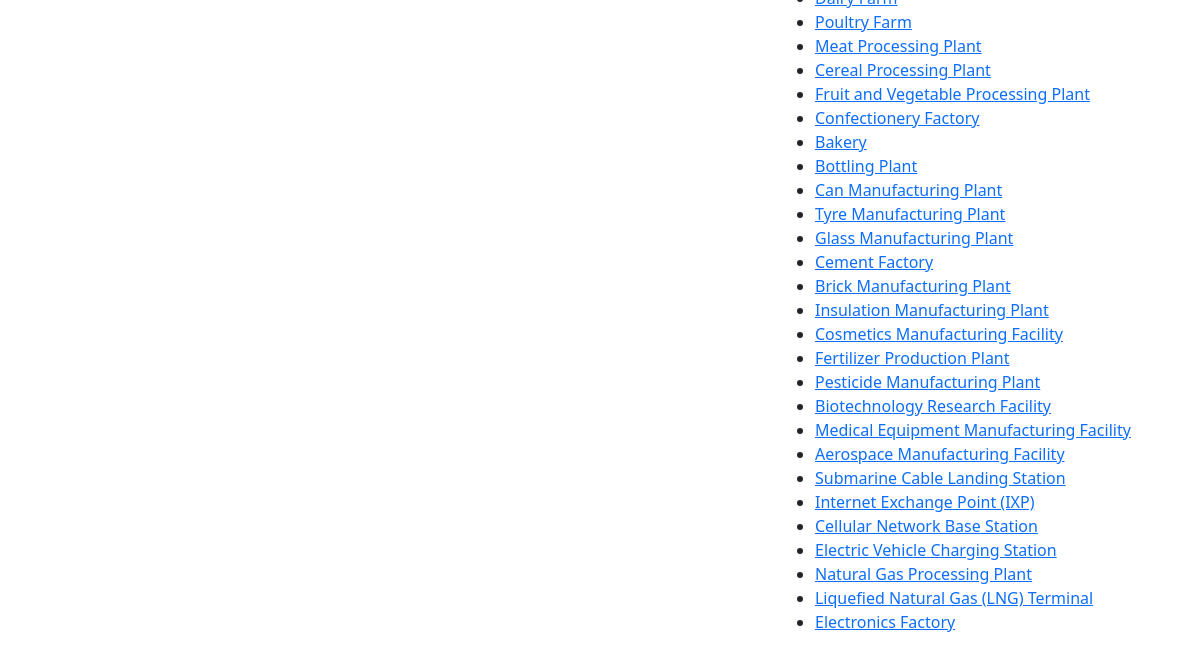
Before: /OTRisk/add_walkthrough/ (lower part) with the older database file.
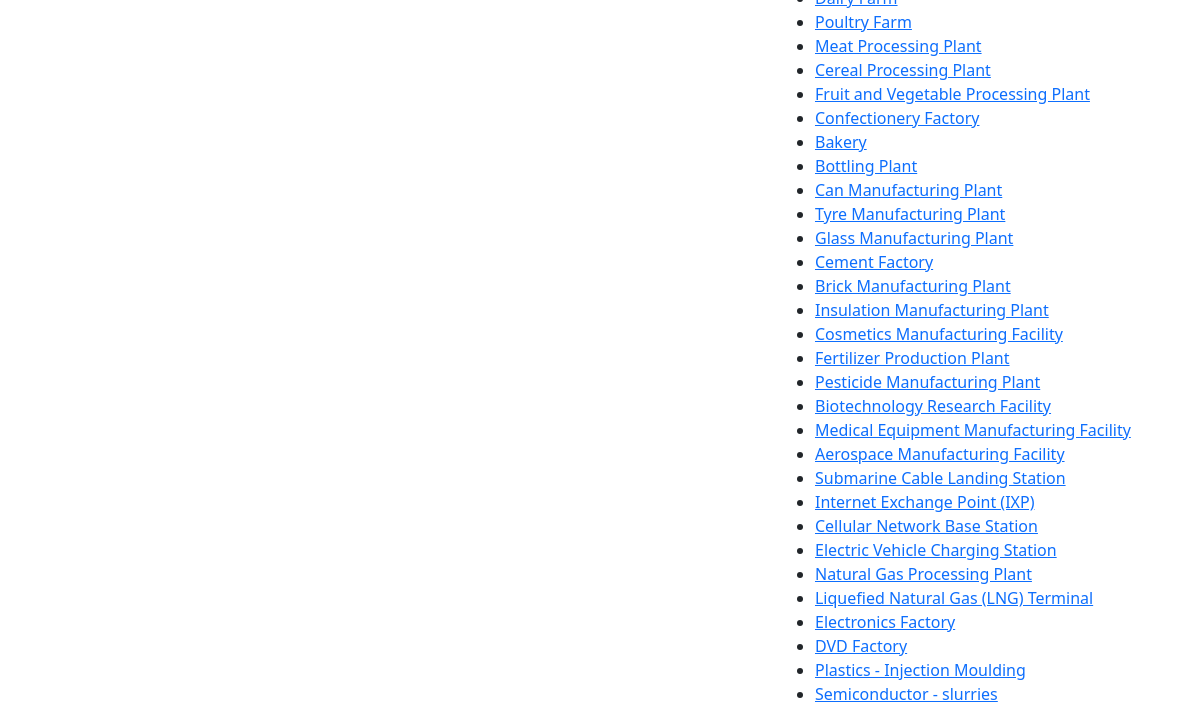
After: the same page with the newer database file.
### OTRisk/models/questionnairemodel.py (models this page shows, shortened)
class FacilityType(models.Model):
    ID = models.AutoField(primary_key=True)
    FacilityType = models.CharField(max_length=50)
    Description = models.CharField(max_length=255)
    RiskWeighting = models.IntegerField()
    class Meta:
        db_table = 'tblFacilityTypes'

### OTRisk/views.py (the view)
# urls.py: path('add_walkthrough/', views.add_walkthrough, name='add_walkthrough'),
def add_walkthrough(request):
    facility_types = FacilityType.objects.all()
    return render(request, 'OTRisk/walkthrough.html', {'facility_types': facility_types})

### OTRisk/templates/OTRisk/walkthrough.html (shortened to what this page needs)
{% load static %}
<!DOCTYPE html>
<html>
<head>
    <link rel="stylesheet" href="https://cdn.jsdelivr.net/npm/bootstrap@5.3.0/dist/css/bootstrap.min.css">
    <link href="{% static 'css/menus.css' %}" rel="stylesheet">
</head>
<body>
    <div class="container">
</body>
{% block content %}
    <h1>Walkthrough</h1>
    <ul>
        {% for facility_type in facility_types %}
            <li><a href="{% url 'OTRisk:walkthrough_questionnaire' facility_type.id %}">{{ facility_type.FacilityType }}</a></li>
        {% endfor %}
    </ul>
{% endblock %}
</html>

Changed rows visible on the page:
added FacilityType: FacilityType "DVD Factory"
added FacilityType: FacilityType "Plastics - Injection Moulding"
added FacilityType: FacilityType "Semiconductor - slurries"
